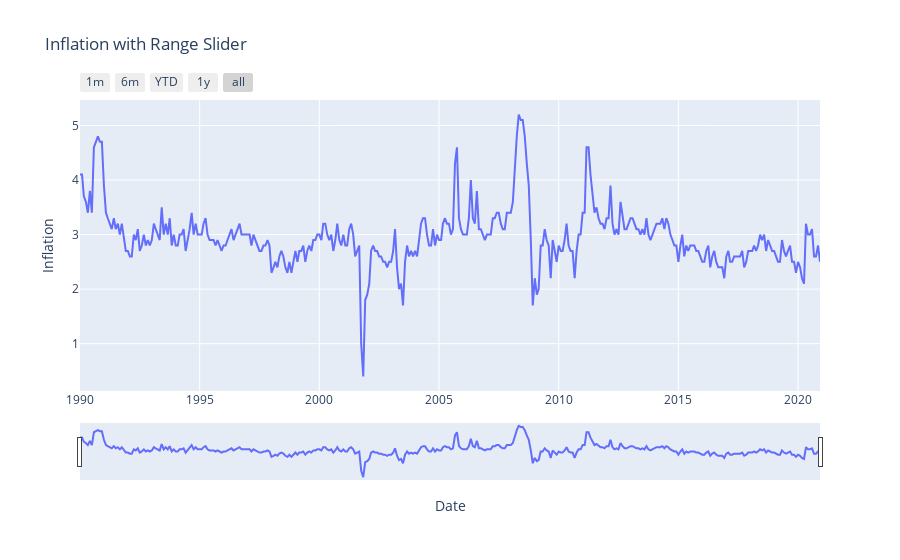

Notebook code cell kept with this figure:
### Code cell
fig = px.line(df, x='Date', y='Inflation', title='Inflation with Range Slider')

fig.update_xaxes(
    rangeslider_visible=True,
    rangeselector=dict(
        buttons=list([
            dict(count=1, label="1m", step="month", stepmode="backward"),
            dict(count=6, label="6m", step="month", stepmode="backward"),
            dict(count=1, label="YTD", step="year", stepmode="todate"),
            dict(count=1, label="1y", step="year", stepmode="backward"),
            dict(step="all")
        ])
    )
)
fig.show()

### Figure 1 — Plotly figure (JSON) as saved in the notebook; plotly's stock layout.template omitted (floating-point values rounded to 4 significant figures; data arrays with more than 128 entries replaced by an {"elided": "..."} marker saying what was removed)
{"data": [{"hovertemplate": "Date=%{x}<br>Inflation=%{y}<extra></extra>", "legendgroup": "", "line": {"color": "#636efa", "dash": "solid"}, "marker": {"symbol": "circle"}, "mode": "lines", "name": "", "orientation": "v", "showlegend": false, "type": "scatter", "x": {"elided": "372 str values"}, "xaxis": "x", "y": {"elided": "372 float values"}, "yaxis": "y"}], "layout": {"legend": {"tracegroupgap": 0}, "title": {"text": "Inflation with Range Slider"}, "xaxis": {"anchor": "y", "domain": [0, 1], "rangeselector": {"buttons": [{"count": 1, "label": "1m", "step": "month", "stepmode": "backward"}, {"count": 6, "label": "6m", "step": "month", "stepmode": "backward"}, {"count": 1, "label": "YTD", "step": "year", "stepmode": "todate"}, {"count": 1, "label": "1y", "step": "year", "stepmode": "backward"}, {"step": "all"}]}, "rangeslider": {"visible": true}, "title": {"text": "Date"}}, "yaxis": {"anchor": "x", "domain": [0, 1], "title": {"text": "Inflation"}}}}
